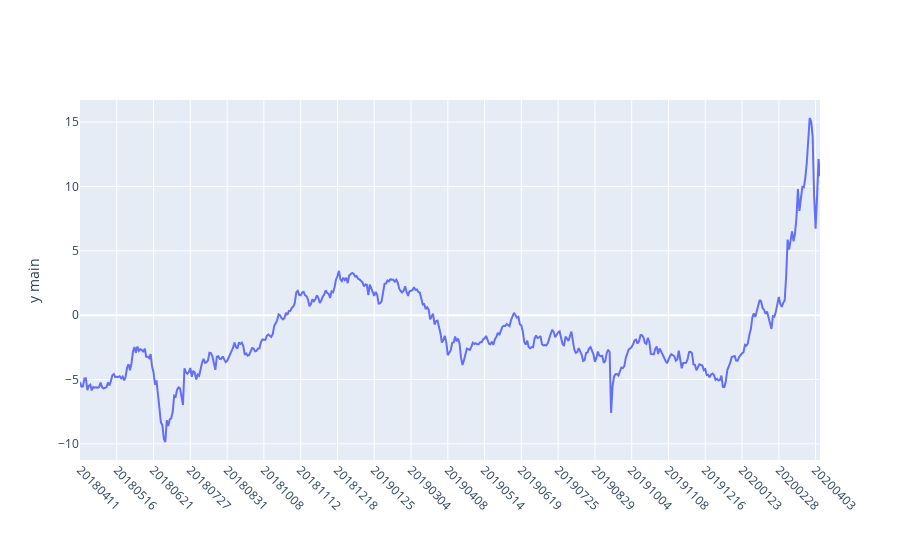

The cell this chart's notebook holds for it:
### Code cell
df_csm_12_month_spread = df_csm_close2[['yyyymmdd','front',1,12]]
df_csm_12_month_spread['spread'] = df_csm_close2[12] - df_csm_close2[1]
df_csm_12_month_spread['yyyymmdd_contract'] = df_csm_12_month_spread.yyyymmdd.astype(str) + df_csm_12_month_spread.front
df_csm_12_month_spread = df_csm_12_month_spread[['yyyymmdd','spread']]
iplot(plotly_plot(df_in=df_csm_12_month_spread,x_column='yyyymmdd'))

### Figure 1 — Plotly figure (JSON) as saved in the notebook; plotly's stock layout.template omitted (floating-point values rounded to 4 significant figures; data arrays with more than 128 entries replaced by an {"elided": "..."} marker saying what was removed)
{"data": [{"name": "spread", "type": "scatter", "x": {"elided": "504 int values"}, "y": {"elided": "504 float values"}, "yaxis": "y"}], "layout": {"margin": {"b": 100}, "xaxis": {"tickangle": 45, "ticktext": [20180411, 20180516, 20180621, 20180727, 20180831, 20181008, 20181112, 20181218, 20190125, 20190304, 20190408, 20190514, 20190619, 20190725, 20190829, 20191004, 20191108, 20191216, 20200123, 20200228, 20200403], "tickvals": [20180411, 20180516, 20180621, 20180727, 20180831, 20181008, 20181112, 20181218, 20190125, 20190304, 20190408, 20190514, 20190619, 20190725, 20190829, 20191004, 20191108, 20191216, 20200123, 20200228, 20200403], "type": "category"}, "yaxis": {"title": {"text": "y main"}}, "yaxis2": {"overlaying": "y", "side": "right", "title": {"text": "y alt"}}}}
